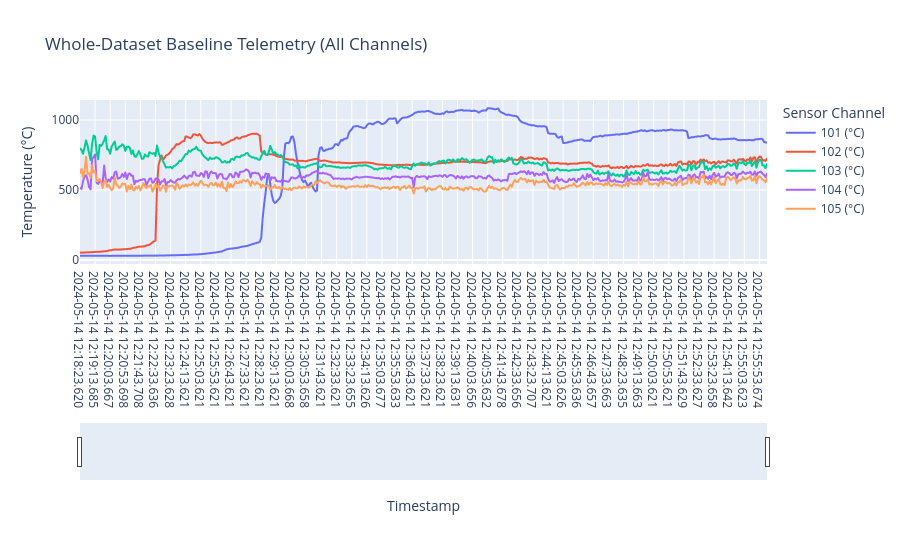
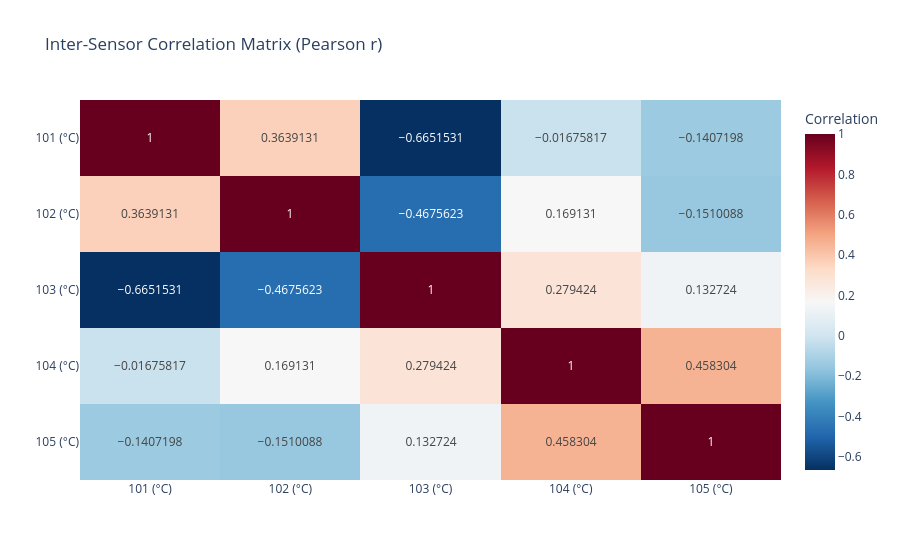
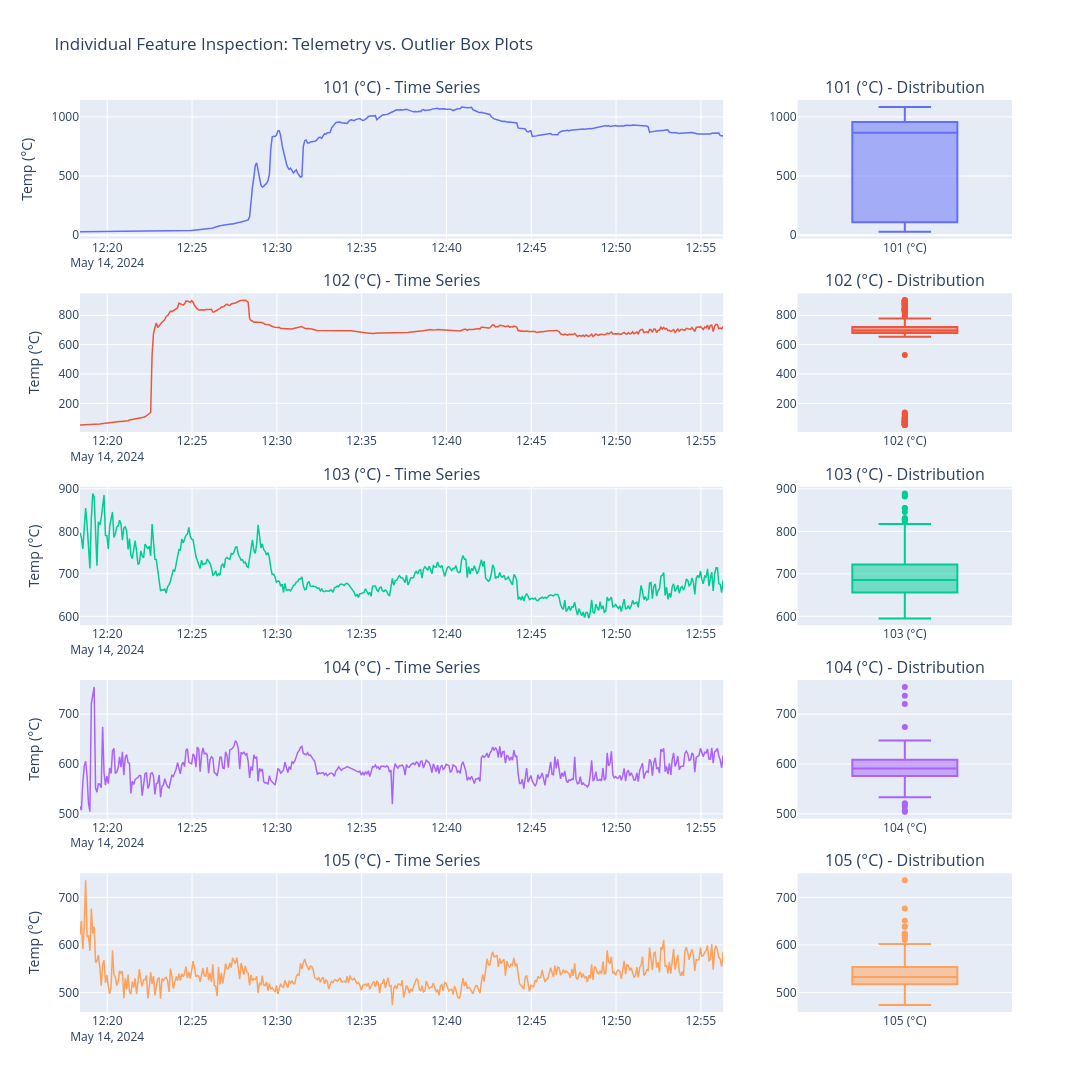

Notebook source saved alongside these figures, in order:
### Code cell
def plot_whole_dataset(df, sensor_cols, corr_matrix):
    """
    Renders the combined multivariate time-series plot and correlation heatmap.
    """
    # 1. Combined Multivariate Time-Series Chart
    fig_time = px.line(
        df, 
        x='Timestamp' if 'Timestamp' in df.columns else df.index, 
        y=sensor_cols,
        title="Whole-Dataset Baseline Telemetry (All Channels)",
        labels={'value': 'Temperature (°C)', 'variable': 'Sensor Channel'}
    )
    fig_time.update_layout(
        hovermode='x unified',
        xaxis=dict(rangeslider=dict(visible=True), type='category')
    )
    fig_time.show()
    
    # 2. Inter-Sensor Correlation Heatmap
    fig_corr = px.imshow(
        corr_matrix, 
        text_auto=True, 
        aspect="auto",
        color_continuous_scale='RdBu_r',
        title="Inter-Sensor Correlation Matrix (Pearson r)",
        labels=dict(color="Correlation")
    )
    fig_corr.show()

def plot_individual_features(df, sensor_cols):
    """
    Renders individual time-series subplots paired with statistical box plots
    for each feature to inspect baseline stability and outlier envelopes.
    """
    num_sensors = len(sensor_cols)
    fig = make_subplots(
        rows=num_sensors, 
        cols=2, 
        column_widths=[0.75, 0.25],
        subplot_titles=[item for sublist in [[f"{col} - Time Series", f"{col} - Distribution"] for col in sensor_cols] for item in sublist],
        horizontal_spacing=0.08,
        vertical_spacing=0.06
    )
    
    colors = px.colors.qualitative.Plotly
    x_axis = df['Timestamp'] if 'Timestamp' in df.columns else df.index
    
    for idx, col in enumerate(sensor_cols):
        row_num = idx + 1
        color = colors[idx % len(colors)]
        
        # Left Column: Individual Time-Series Trend
        fig.add_trace(
            go.Scatter(
                x=x_axis, 
                y=df[col], 
                mode='lines', 
                name=col,
                line=dict(color=color, width=1.5),
                showlegend=False
            ),
            row=row_num, col=1
        )
        
        # Right Column: Statistical Box Plot (Outlier Detection Boundaries)
        fig.add_trace(
            go.Box(
                y=df[col], 
                name=col, 
                marker_color=color,
                boxpoints='outliers',
                showlegend=False
            ),
            row=row_num, col=2
        )
        
        fig.update_yaxes(title_text="Temp (°C)", row=row_num, col=1)
        
    fig.update_layout(
        title_text="Individual Feature Inspection: Telemetry vs. Outlier Box Plots",
        height=240 * num_sensors,
        width=1200,
        showlegend=False
    )
    fig.show()

# Execute interactive plots
if csv_files:
    plot_whole_dataset(df_default, sensors, corr_matrix)
    plot_individual_features(df_default, sensors)

### Figure 1 — Plotly figure (JSON) as saved in the notebook; plotly's stock layout.template omitted (floating-point values rounded to 4 significant figures; data arrays with more than 128 entries replaced by an {"elided": "..."} marker saying what was removed)
{"data": [{"hovertemplate": "Sensor Channel=101 (°C)<br>Timestamp=%{x}<br>Temperature (°C)=%{y}<extra></extra>", "legendgroup": "101 (°C)", "line": {"color": "#636efa", "dash": "solid"}, "marker": {"symbol": "circle"}, "mode": "lines", "name": "101 (°C)", "showlegend": true, "type": "scattergl", "x": {"elided": "456 str values"}, "xaxis": "x", "y": {"elided": "456 float values"}, "yaxis": "y"}, {"hovertemplate": "Sensor Channel=102 (°C)<br>Timestamp=%{x}<br>Temperature (°C)=%{y}<extra></extra>", "legendgroup": "102 (°C)", "line": {"color": "#EF553B", "dash": "solid"}, "marker": {"symbol": "circle"}, "mode": "lines", "name": "102 (°C)", "showlegend": true, "type": "scattergl", "x": {"elided": "456 str values"}, "xaxis": "x", "y": {"elided": "456 float values"}, "yaxis": "y"}, {"hovertemplate": "Sensor Channel=103 (°C)<br>Timestamp=%{x}<br>Temperature (°C)=%{y}<extra></extra>", "legendgroup": "103 (°C)", "line": {"color": "#00cc96", "dash": "solid"}, "marker": {"symbol": "circle"}, "mode": "lines", "name": "103 (°C)", "showlegend": true, "type": "scattergl", "x": {"elided": "456 str values"}, "xaxis": "x", "y": {"elided": "456 float values"}, "yaxis": "y"}, {"hovertemplate": "Sensor Channel=104 (°C)<br>Timestamp=%{x}<br>Temperature (°C)=%{y}<extra></extra>", "legendgroup": "104 (°C)", "line": {"color": "#ab63fa", "dash": "solid"}, "marker": {"symbol": "circle"}, "mode": "lines", "name": "104 (°C)", "showlegend": true, "type": "scattergl", "x": {"elided": "456 str values"}, "xaxis": "x", "y": {"elided": "456 float values"}, "yaxis": "y"}, {"hovertemplate": "Sensor Channel=105 (°C)<br>Timestamp=%{x}<br>Temperature (°C)=%{y}<extra></extra>", "legendgroup": "105 (°C)", "line": {"color": "#FFA15A", "dash": "solid"}, "marker": {"symbol": "circle"}, "mode": "lines", "name": "105 (°C)", "showlegend": true, "type": "scattergl", "x": {"elided": "456 str values"}, "xaxis": "x", "y": {"elided": "456 float values"}, "yaxis": "y"}], "layout": {"hovermode": "x unified", "legend": {"title": {"text": "Sensor Channel"}, "tracegroupgap": 0}, "title": {"text": "Whole-Dataset Baseline Telemetry (All Channels)"}, "xaxis": {"anchor": "y", "domain": [0, 1], "rangeslider": {"visible": true}, "title": {"text": "Timestamp"}, "type": "category"}, "yaxis": {"anchor": "x", "domain": [0, 1], "title": {"text": "Temperature (°C)"}}}}

### Figure 2 — Plotly figure (JSON) as saved in the notebook; plotly's stock layout.template omitted (floating-point values rounded to 4 significant figures)
{"data": [{"coloraxis": "coloraxis", "hovertemplate": "x: %{x}<br>y: %{y}<br>Correlation: %{z}<extra></extra>", "name": "0", "texttemplate": "%{z}", "type": "heatmap", "x": ["101 (°C)", "102 (°C)", "103 (°C)", "104 (°C)", "105 (°C)"], "xaxis": "x", "y": ["101 (°C)", "102 (°C)", "103 (°C)", "104 (°C)", "105 (°C)"], "yaxis": "y", "z": [[1.0, 0.3639, -0.6652, -0.01676, -0.1407], [0.3639, 1.0, -0.4676, 0.1691, -0.151], [-0.6652, -0.4676, 1.0, 0.2794, 0.1327], [-0.01676, 0.1691, 0.2794, 1.0, 0.4583], [-0.1407, -0.151, 0.1327, 0.4583, 1.0]]}], "layout": {"coloraxis": {"colorbar": {"title": {"text": "Correlation"}}, "colorscale": [[0, "rgb(5,48,97)"], [0.1, "rgb(33,102,172)"], [0.2, "rgb(67,147,195)"], [0.3, "rgb(146,197,222)"], [0.4, "rgb(209,229,240)"], [0.5, "rgb(247,247,247)"], [0.6, "rgb(253,219,199)"], [0.7, "rgb(244,165,130)"], [0.8, "rgb(214,96,77)"], [0.9, "rgb(178,24,43)"], [1, "rgb(103,0,31)"]]}, "title": {"text": "Inter-Sensor Correlation Matrix (Pearson r)"}, "xaxis": {"anchor": "y", "domain": [0, 1]}, "yaxis": {"anchor": "x", "autorange": "reversed", "domain": [0, 1]}}}

### Figure 3 — Plotly figure (JSON) as saved in the notebook; plotly's stock layout.template omitted (floating-point values rounded to 4 significant figures; data arrays with more than 128 entries replaced by an {"elided": "..."} marker saying what was removed)
{"data": [{"line": {"color": "#636EFA", "width": 1.5}, "mode": "lines", "name": "101 (°C)", "showlegend": false, "type": "scatter", "x": {"elided": "456 str values"}, "xaxis": "x", "y": {"elided": "456 float values"}, "yaxis": "y"}, {"boxpoints": "outliers", "marker": {"color": "#636EFA"}, "name": "101 (°C)", "showlegend": false, "type": "box", "xaxis": "x2", "y": {"elided": "456 float values"}, "yaxis": "y2"}, {"line": {"color": "#EF553B", "width": 1.5}, "mode": "lines", "name": "102 (°C)", "showlegend": false, "type": "scatter", "x": {"elided": "456 str values"}, "xaxis": "x3", "y": {"elided": "456 float values"}, "yaxis": "y3"}, {"boxpoints": "outliers", "marker": {"color": "#EF553B"}, "name": "102 (°C)", "showlegend": false, "type": "box", "xaxis": "x4", "y": {"elided": "456 float values"}, "yaxis": "y4"}, {"line": {"color": "#00CC96", "width": 1.5}, "mode": "lines", "name": "103 (°C)", "showlegend": false, "type": "scatter", "x": {"elided": "456 str values"}, "xaxis": "x5", "y": {"elided": "456 float values"}, "yaxis": "y5"}, {"boxpoints": "outliers", "marker": {"color": "#00CC96"}, "name": "103 (°C)", "showlegend": false, "type": "box", "xaxis": "x6", "y": {"elided": "456 float values"}, "yaxis": "y6"}, {"line": {"color": "#AB63FA", "width": 1.5}, "mode": "lines", "name": "104 (°C)", "showlegend": false, "type": "scatter", "x": {"elided": "456 str values"}, "xaxis": "x7", "y": {"elided": "456 float values"}, "yaxis": "y7"}, {"boxpoints": "outliers", "marker": {"color": "#AB63FA"}, "name": "104 (°C)", "showlegend": false, "type": "box", "xaxis": "x8", "y": {"elided": "456 float values"}, "yaxis": "y8"}, {"line": {"color": "#FFA15A", "width": 1.5}, "mode": "lines", "name": "105 (°C)", "showlegend": false, "type": "scatter", "x": {"elided": "456 str values"}, "xaxis": "x9", "y": {"elided": "456 float values"}, "yaxis": "y9"}, {"boxpoints": "outliers", "marker": {"color": "#FFA15A"}, "name": "105 (°C)", "showlegend": false, "type": "box", "xaxis": "x10", "y": {"elided": "456 float values"}, "yaxis": "y10"}], "layout": {"annotations": [{"font": {"size": 16}, "showarrow": false, "text": "101 (°C) - Time Series", "x": 0.345, "xanchor": "center", "xref": "paper", "y": 1, "yanchor": "bottom", "yref": "paper"}, {"font": {"size": 16}, "showarrow": false, "text": "101 (°C) - Distribution", "x": 0.885, "xanchor": "center", "xref": "paper", "y": 1, "yanchor": "bottom", "yref": "paper"}, {"font": {"size": 16}, "showarrow": false, "text": "102 (°C) - Time Series", "x": 0.345, "xanchor": "center", "xref": "paper", "y": 0.788, "yanchor": "bottom", "yref": "paper"}, {"font": {"size": 16}, "showarrow": false, "text": "102 (°C) - Distribution", "x": 0.885, "xanchor": "center", "xref": "paper", "y": 0.788, "yanchor": "bottom", "yref": "paper"}, {"font": {"size": 16}, "showarrow": false, "text": "103 (°C) - Time Series", "x": 0.345, "xanchor": "center", "xref": "paper", "y": 0.576, "yanchor": "bottom", "yref": "paper"}, {"font": {"size": 16}, "showarrow": false, "text": "103 (°C) - Distribution", "x": 0.885, "xanchor": "center", "xref": "paper", "y": 0.576, "yanchor": "bottom", "yref": "paper"}, {"font": {"size": 16}, "showarrow": false, "text": "104 (°C) - Time Series", "x": 0.345, "xanchor": "center", "xref": "paper", "y": 0.364, "yanchor": "bottom", "yref": "paper"}, {"font": {"size": 16}, "showarrow": false, "text": "104 (°C) - Distribution", "x": 0.885, "xanchor": "center", "xref": "paper", "y": 0.364, "yanchor": "bottom", "yref": "paper"}, {"font": {"size": 16}, "showarrow": false, "text": "105 (°C) - Time Series", "x": 0.345, "xanchor": "center", "xref": "paper", "y": 0.152, "yanchor": "bottom", "yref": "paper"}, {"font": {"size": 16}, "showarrow": false, "text": "105 (°C) - Distribution", "x": 0.885, "xanchor": "center", "xref": "paper", "y": 0.152, "yanchor": "bottom", "yref": "paper"}], "height": 1200, "showlegend": false, "title": {"text": "Individual Feature Inspection: Telemetry vs. Outlier Box Plots"}, "width": 1200, "xaxis": {"anchor": "y", "domain": [0, 0.69]}, "xaxis10": {"anchor": "y10", "domain": [0.77, 1]}, "xaxis2": {"anchor": "y2", "domain": [0.77, 1]}, "xaxis3": {"anchor": "y3", "domain": [0, 0.69]}, "xaxis4": {"anchor": "y4", "domain": [0.77, 1]}, "xaxis5": {"anchor": "y5", "domain": [0, 0.69]}, "xaxis6": {"anchor": "y6", "domain": [0.77, 1]}, "xaxis7": {"anchor": "y7", "domain": [0, 0.69]}, "xaxis8": {"anchor": "y8", "domain": [0.77, 1]}, "xaxis9": {"anchor": "y9", "domain": [0, 0.69]}, "yaxis": {"anchor": "x", "domain": [0.848, 1], "title": {"text": "Temp (°C)"}}, "yaxis10": {"anchor": "x10", "domain": [0, 0.152]}, "yaxis2": {"anchor": "x2", "domain": [0.848, 1]}, "yaxis3": {"anchor": "x3", "domain": [0.636, 0.788], "title": {"text": "Temp (°C)"}}, "yaxis4": {"anchor": "x4", "domain": [0.636, 0.788]}, "yaxis5": {"anchor": "x5", "domain": [0.424, 0.576], "title": {"text": "Temp (°C)"}}, "yaxis6": {"anchor": "x6", "domain": [0.424, 0.576]}, "yaxis7": {"anchor": "x7", "domain": [0.212, 0.364], "title": {"text": "Temp (°C)"}}, "yaxis8": {"anchor": "x8", "domain": [0.212, 0.364]}, "yaxis9": {"anchor": "x9", "domain": [0, 0.152], "title": {"text": "Temp (°C)"}}}}
